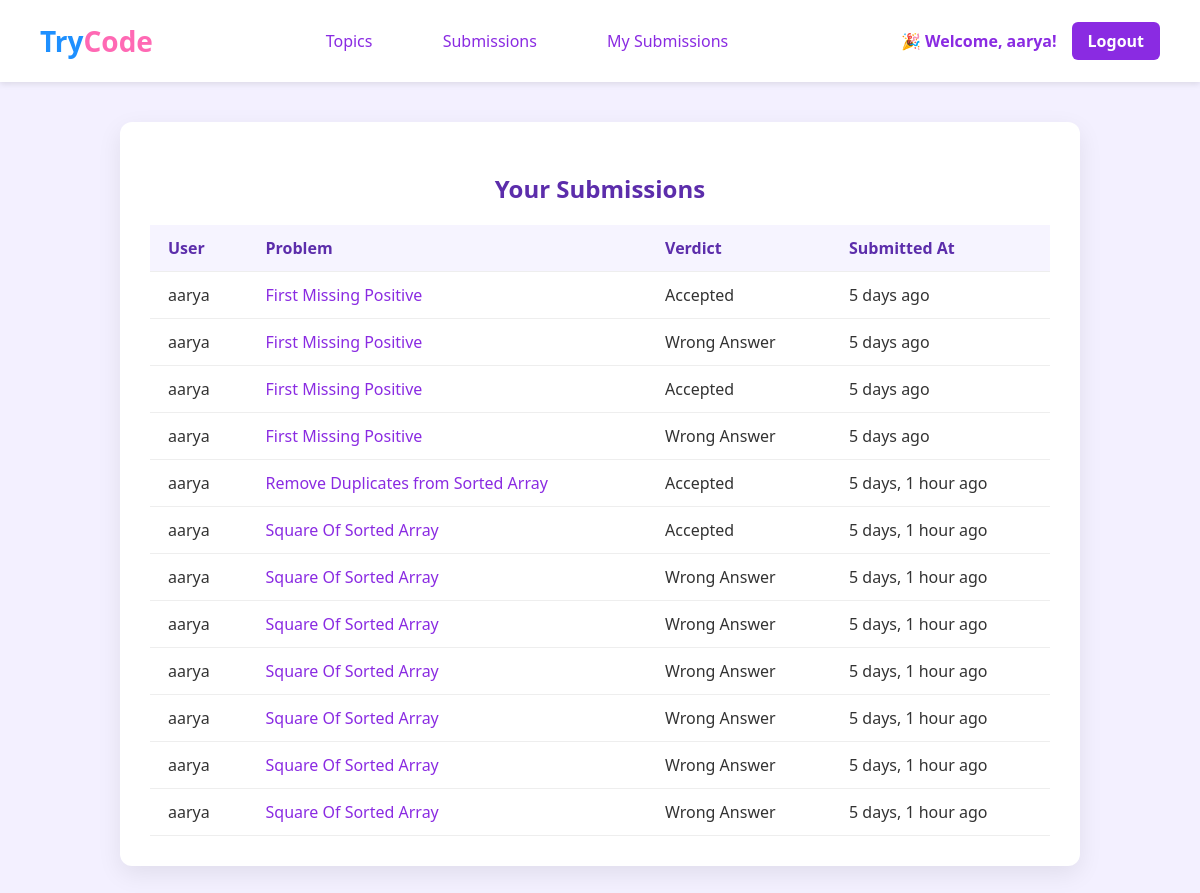
Page /my-submissions/ (signed in) on the committed database.
### authentication/models.py (models this page shows, shortened)
class Submission(models.Model):
    user = models.ForeignKey(User, on_delete=models.CASCADE)
    problem = models.ForeignKey(Problem, on_delete=models.CASCADE)
    code = models.TextField()
    language = models.CharField(max_length=10, choices=LANGUAGE_CHOICES, default='python')
    created_at = models.DateTimeField(auto_now_add=True)
    verdict = models.CharField(max_length=30, choices=[
        ('Accepted', 'Accepted'),
        ('Wrong Answer', 'Wrong Answer'),
        ('Runtime Error', 'Runtime Error'),
        ('Time Limit Exceeded', 'Time Limit Exceeded'),
        ('Compilation Error', 'Compilation Error'),
        ('Pending', 'Pending'),
    ], default='Pending')
    output = models.TextField(blank=True)
    error = models.TextField(blank=True)

class Problem(models.Model):
    topic = models.ForeignKey(Topic, on_delete=models.CASCADE, related_name='problems')
    title = models.CharField(max_length=200)
    description = models.TextField()
    input_format = models.TextField()
    output_format = models.TextField()

### authentication/views.py (the view)
# urls.py: path('my-submissions/', views.my_submissions_view, name='my_submission_list'),
@login_required
def my_submissions_view(request):
    submissions = Submission.objects.filter(user=request.user)\
        .select_related('problem')\
        .order_by('-created_at')  # Ascending by time
    return render(request, 'my_submission.html', {'submissions': submissions})

### authentication/templates/my_submission.html (shortened to what this page needs)
{% extends 'home.html' %}
{% load humanize %}
{% block content %}
<div class="submissions-container">
  <h2 style="text-align:center; color:#5c2dab; margin-bottom:20px;">Your Submissions</h2>
  <table>
    <tr>
      <th>User</th>
      <th>Problem</th>
      <th>Verdict</th>
      <th>Submitted At</th>
    </tr>
    {% for sub in submissions %}
      <tr>
        <td>{{ sub.user.username }}</td>
        <td><a href="{% url 'problem_detail' sub.problem.id %}">{{ sub.problem.title }}</a></td>
        <td>{{ sub.verdict }}</td>
        <td>{{ sub.created_at|naturaltime }}</td>
      </tr>
    {% endfor %}
  </table>
</div>
{% endblock %}

### authentication/templates/home.html (shortened to what this page needs)
<!DOCTYPE html>
<html lang="en">
<head>
</head>
<body>
  <header class="main-header">
    <a href="#" class="logo">Try<span class="code-highlight">Code</span></a>
    <nav class="nav-links">
      <a href="{% url 'topics' %}" id="nav_bar">Topics</a>
      <a href="{% url 'submission_list' %}" id = "nav_bar">Submissions</a>
      <a href="{% url 'my_submission_list' %}" id="nav_bar">My Submissions</a>
    </nav>
    <div class="user-greeting">
      <span>🎉 Welcome, {{ request.user.username }}!</span>
      <a href="{% url 'logout' %}" class="logout-btn">Logout</a>
    </div>
  </header>
 <div>
  {% block content %}{% endblock %}
 </div>
</body>
</html>

### authentication/templates/home.html (style rules this page uses)
html { scroll-behavior: smooth; }
body { margin: 0; font-family: 'Segoe UI', Tahoma, sans-serif; background-color: #f3f0ff; color: #333; }
.logo { font-size: 28px; font-weight: bold; font-family: 'Segoe UI', Tahoma, sans-serif; text-decoration: none; color: #1e90ff; }
.logo .code-highlight { color: #ff69b4; }
.main-header { display: flex; justify-content: space-between; align-items: center; background-color: white; padding: 20px 40px; box-shadow: 0 2px 6px rgba(0, 0, 0, 0.1); }
.nav-links a { margin: 0 15px; text-decoration: none; color: blueviolet; font-weight: 500; transition: color 0.3s ease; }
.user-greeting { display: flex; align-items: center; gap: 15px; font-weight: 600; color: blueviolet; }
.logout-btn { padding: 8px 16px; background-color: blueviolet; color: white; text-decoration: none; border-radius: 6px; font-weight: bold; transition: background-color 0.3s ease; }
.nav-links #nav_bar { display: inline-block; padding: 10px 18px; font-size: 16px; color: blueviolet; text-decoration: none; border-radius: 8px; transition: all 0.3s ease; position: relative; }
.nav-links #nav_bar::after { content: ""; position: absolute; left: 0; bottom: 0; height: 3px; width: 100%; background-color: blueviolet; transform: scaleX(0); transition: transform 0.3s ease; }

### authentication/templates/my_submission.html (style rules this page uses)
.submissions-container { max-width: 900px; margin: 40px auto; padding: 30px; background-color: white; border-radius: 12px; box-shadow: 0 8px 24px rgba(0, 0, 0, 0.08); font-family: 'Segoe UI', Tahoma, sans-serif; }
.submissions-container table { width: 100%; border-collapse: collapse; font-size: 16px; }
.submissions-container th, .submissions-container td { padding: 12px 18px; text-align: left; border-bottom: 1px solid #eee; }
.submissions-container th { background-color: #f6f4ff; font-weight: 600; color: #5c2dab; }
.submissions-container td a { color: blueviolet; text-decoration: none; font-weight: 500; }

### rows in the picture
Submission: user.username "aarya", problem "First Missing Positive", verdict "Accepted", created_at "5 days ago"
Submission: user.username "aarya", problem "First Missing Positive", verdict "Wrong Answer", created_at "5 days ago"
Submission: user.username "aarya", problem "First Missing Positive", verdict "Accepted", created_at "5 days ago"
Submission: user.username "aarya", problem "First Missing Positive", verdict "Wrong Answer", created_at "5 days ago"
Submission: user.username "aarya", problem "Remove Duplicates from Sorted Array", verdict "Accepted", created_at "5 days, 1 hour ago"
Submission: user.username "aarya", problem "Square Of Sorted Array", verdict "Accepted", created_at "5 days, 1 hour ago"
Submission: user.username "aarya", problem "Square Of Sorted Array", verdict "Wrong Answer", created_at "5 days, 1 hour ago"
Submission: user.username "aarya", problem "Square Of Sorted Array", verdict "Wrong Answer", created_at "5 days, 1 hour ago"
Submission: user.username "aarya", problem "Square Of Sorted Array", verdict "Wrong Answer", created_at "5 days, 1 hour ago"
Submission: user.username "aarya", problem "Square Of Sorted Array", verdict "Wrong Answer", created_at "5 days, 1 hour ago"
Submission: user.username "aarya", problem "Square Of Sorted Array", verdict "Wrong Answer", created_at "5 days, 1 hour ago"
Submission: user.username "aarya", problem "Square Of Sorted Array", verdict "Wrong Answer", created_at "5 days, 1 hour ago"

### other values in the picture
{{ request.user.username }} "aarya"
